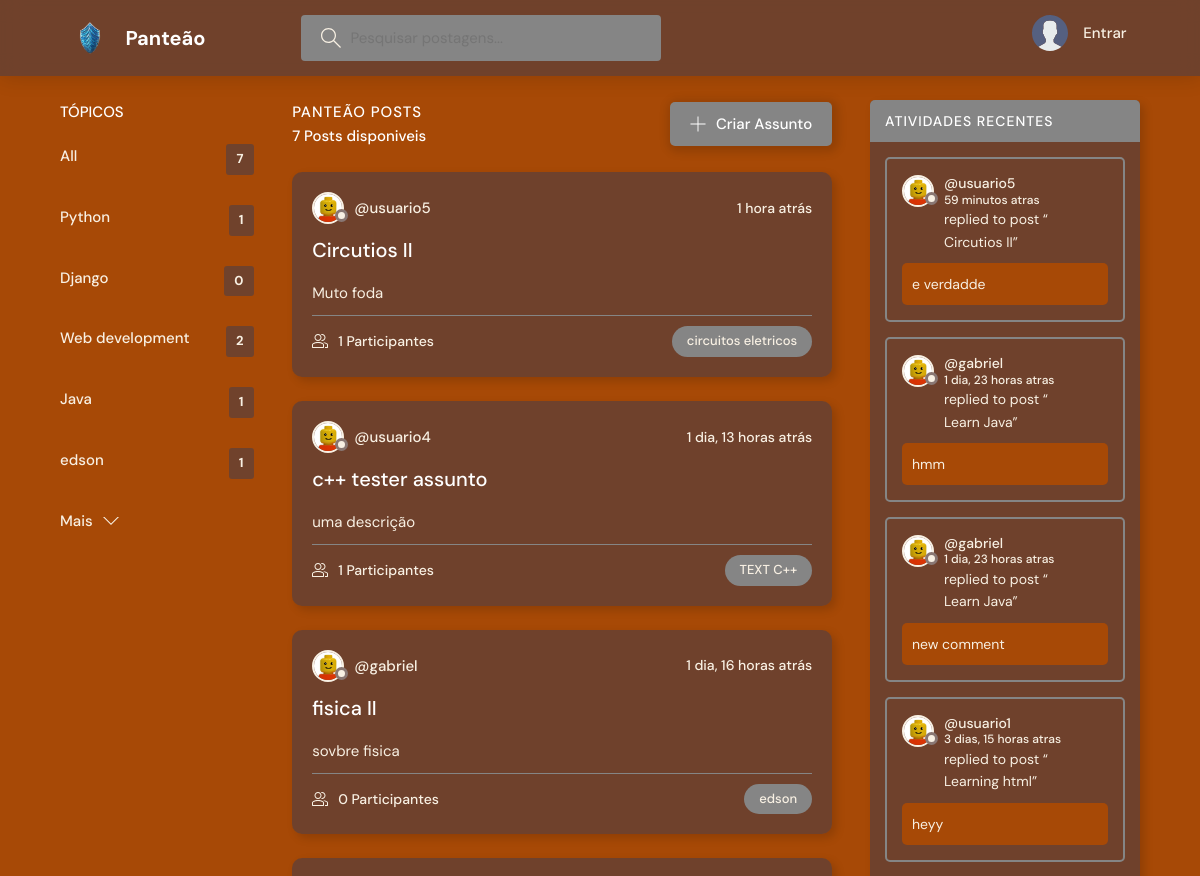
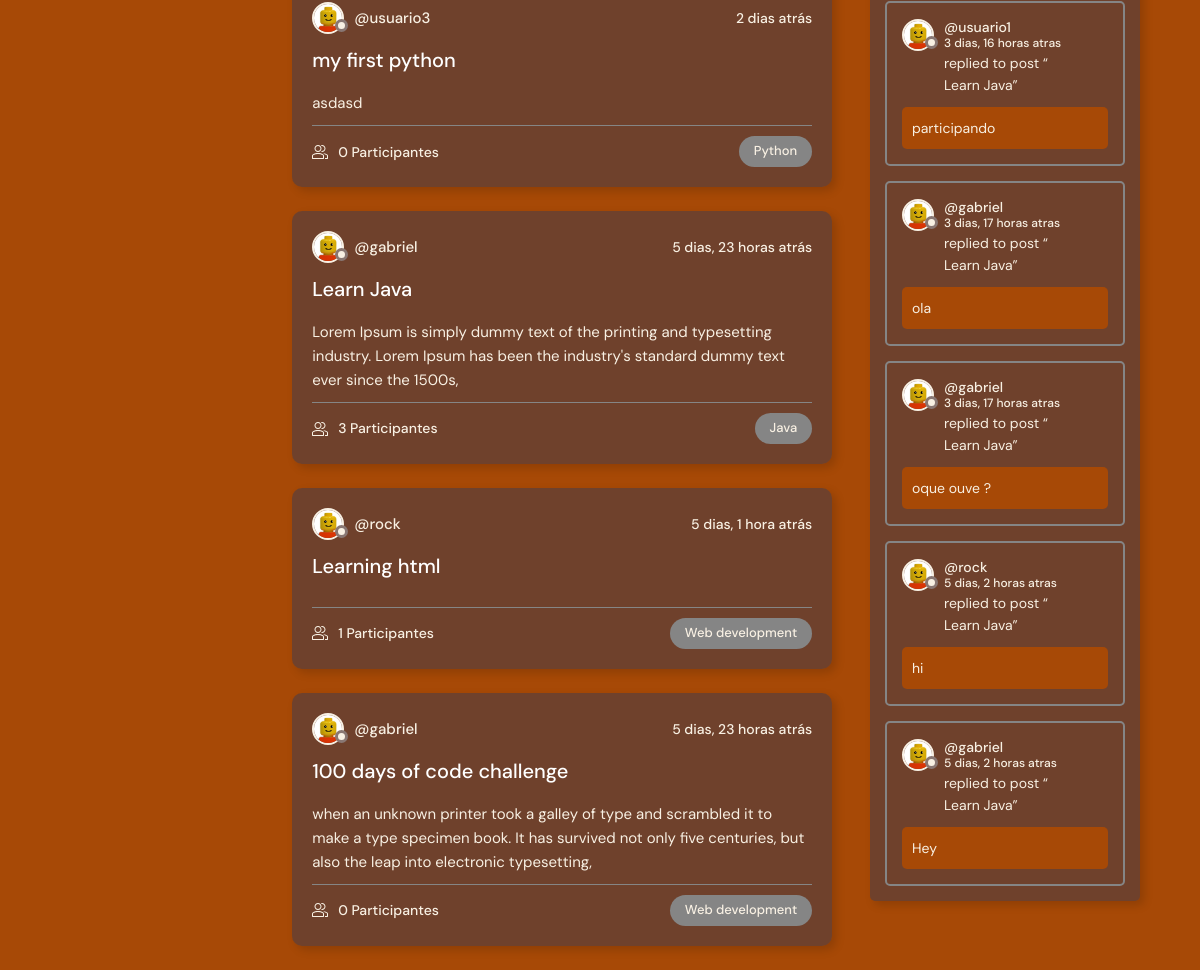
The page / on the database its author committed (2 pictures, top to bottom).
### base/models.py (models this page shows, shortened)
class Topic(models.Model):
    name = models.CharField(max_length=200)

class Room(models.Model):
    host= models.ForeignKey(User, on_delete=models.SET_NULL, null=True)
    topic = models.ForeignKey(Topic, on_delete=models.SET_NULL, null=True)
    name = models.CharField(max_length=200)
    description = models.TextField(null=True, blank=True)
    participants = models.ManyToManyField(User, related_name='participants', blank=True) #adiciona usuarios nat r
    updated= models.DateTimeField(auto_now =True)
    created = models.DateTimeField(auto_now_add =True)
    class Meta:
        ordering =['-updated', '-created']
    def __str__(self):
        return str(self.name)

class Message(models.Model):
    user = models.ForeignKey(User, on_delete = models.CASCADE)
    room = models.ForeignKey(Room, on_delete=models.CASCADE)
    body = models.TextField()
    updated= models.DateTimeField(auto_now =True)
    created = models.DateTimeField(auto_now_add =True)
    class Meta:
        ordering =['-updated', '-created']
    def __str__(self):
        return self.body[0:50]

### base/views.py (the view)
# urls.py: path('', views.home, name="home"),
def home(request):
    q = request.GET.get('q') if request.GET.get('q') != None else ''
    rooms = Room.objects.filter(
        Q(topic__name__icontains = q)|
        Q(name__icontains = q)|
        Q(description__icontains = q)
    )
    topics = Topic.objects.all()
    room_count =rooms.count()
    room_messages = Message.objects.filter(Q(room__topic__name__icontains=q))
    context = {'rooms':rooms, 'topics':topics,
               'room_count':room_count, 'room_messages':room_messages}
    return render(request,  'base/home.html', context)

### base/templates/base/home.html (shortened to what this page needs)
{% extends 'main.html' %}
{% block content %}
    <main class="layout layout--3">
      <div class="container">
        {% include 'base/topics_component.html' %}
        <div class="roomList">
          <div class="roomList__header">
            <div>
              <h2>Panteão posts</h2>
              <p>{{rooms.count}} Posts disponiveis</p>
            </div>
            <a class="btn btn--main" href="{% url 'create-room' %}">
              <svg version="1.1" xmlns="http://www.w3.org/2000/svg" width="32" height="32" viewBox="0 0 32 32">
                <title>Adicionar Assunto</title>
                <path
                  d="M16.943 0.943h-1.885v14.115h-14.115v1.885h14.115v14.115h1.885v-14.115h14.115v-1.885h-14.115v-14.115z"
                ></path>
              </svg>
              Criar Assunto
            </a>
          </div>
          {% include 'base/feed_component.html' %}
        </div>
        {% include 'base/activity_component.html' %}
      </div>
    </main>
{% endblock %}

### base/templates/base/topics_component.html
<div class="topics">
    <div class="topics__header">
      <h2>Tópicos</h2>
    </div>
    <ul class="topics__list">
      <li>
        <a href="{% url 'home' %}" class="active">All<span>{{topics.count}}</span></a>
      </li>
      {% for topic in topics|slice:":5"  %}
      <li>
        <a href="{% url 'home' %}?q={{topic.name}}">{{topic.name}} <span>{{topic.room_set.all.count}}</span></a>
      </li>
      {% endfor %}
    </ul>
    <a href="{% url 'topics' %}">
    <button class="btn btn--link" href="{% url 'topics' %}">
      Mais
      <svg version="1.1" xmlns="http://www.w3.org/2000/svg" width="32" height="32" viewBox="0 0 32 32">
        <title>chevron-down</title>
        <path d="M16 21l-13-13h-3l16 16 16-16h-3l-13 13z"></path>
      </svg>
    </button>
  </a>
  </div>

### base/templates/base/feed_component.html (shortened to what this page needs)
{% load static %}
{% for room in rooms %}
<div class="roomListRoom">
    <div class="roomListRoom__header">
      <a href="{% url 'user-profile' room.host.id %}" class="roomListRoom__author">
        <div class="avatar avatar--small">
          <img src="{% static 'images/profile_geral.jpg' %}" />
        </div>
        <span>@{{room.host.username}} </span>
      </a>
      <div class="roomListRoom__actions">
        <span>{{room.created|timesince}} atrás</span>
      </div>
    </div>
    <div class="roomListRoom__content">
      <a href="{% url 'room' room.id %}">{{room.name}}</a>
      <p>
        {{room.description}}
      </p>
    </div>
    <div class="roomListRoom__meta">
      <a href="{% url 'room' room.id %}" class="roomListRoom__joined">
        {{room.participants.all.count}} Participantes
      </a>
      <p class="roomListRoom__topic">{{room.topic.name}}</p>
    </div>
  </div>
{% endfor %}

### base/templates/base/activity_component.html (shortened to what this page needs)
{% load static %}
<div class="activities">
    <div class="activities__header">
      <h2>Atividades Recentes</h2>
    </div>
    {% for message in room_messages %}
    <div class="activities__box">
      <div class="activities__boxHeader roomListRoom__header">
        <a href="{% url 'user-profile' message.user.id %}" class="roomListRoom__author">
          <div class="avatar avatar--small">
            <img src="{% static 'images/profile_geral.jpg' %}" />
          </div>
          <p>
            @{{message.user}}
            <span>{{message.created|timesince}}  atras</span>
          </p>
        </a>
      </div>
      <div class="activities__boxContent">
        <p>replied to post “<a href="{% url 'room' message.room.id %}">{{message.room}}</a>”</p>
        <div class="activities__boxRoomContent">
            <p> {{message}} </p>
        </div>
      </div>
    </div>
    {% endfor %}
  </div>

### rows shown on the page
Topic: name "Python", room_set.all.count "1"
Topic: name "Django", room_set.all.count "0"
Topic: name "Web development", room_set.all.count "2"
Topic: name "Java", room_set.all.count "1"
Topic: name "edson", room_set.all.count "1"
Room: host.username "usuario5", created "1 hora", name "Circutios II", description "Muto foda", participants.all.count "1", topic.name "circuitos eletricos"
Room: host.username "usuario4", created "1 dia, 13 horas", name "c++ tester assunto", description "uma descrição", participants.all.count "1", topic.name "TEXT C++"
Room: host.username "gabriel", created "1 dia, 16 horas", name "fisica II", description "sovbre fisica", participants.all.count "0", topic.name "edson"
Room: host.username "usuario3", created "2 dias", name "my first python", description "asdasd", participants.all.count "0", topic.name "Python"
Room: host.username "gabriel", created "5 dias, 23 horas", name "Learn Java", description "Lorem Ipsum is simply dummy text of the printing and typesetting industry. Lorem Ipsum has been the industry's standard dummy text ever since the 1500s,", participants.all.count "3", topic.name "Java"
Room: host.username "rock", created "5 dias, 1 hora", name "Learning html", participants.all.count "1", topic.name "Web development"
Room: host.username "gabriel", created "5 dias, 23 horas", name "100 days of code challenge", description "when an unknown printer took a galley of type and scrambled it to make a type specimen book. It has survived not only five centuries, but also the leap into electronic typesetting,", participants.all.count "0", topic.name "Web development"
Message: user "usuario5", created "59 minutos", room "Circutios II", body "e verdadde"
Message: user "gabriel", created "1 dia, 23 horas", room "Learn Java", body "hmm"
Message: user "gabriel", created "1 dia, 23 horas", room "Learn Java", body "new comment"
Message: user "usuario1", created "3 dias, 15 horas", room "Learning html", body "heyy"
Message: user "usuario1", created "3 dias, 16 horas", room "Learn Java", body "participando"
Message: user "gabriel", created "3 dias, 17 horas", room "Learn Java", body "ola"
Message: user "gabriel", created "3 dias, 17 horas", room "Learn Java", body "oque ouve ?"
Message: user "rock", created "5 dias, 2 horas", room "Learn Java", body "hi"
Message: user "gabriel", created "5 dias, 2 horas", room "Learn Java", body "Hey"

### other values the page prints
{{ topics.count }} "7"
{{ rooms.count }} "7"
